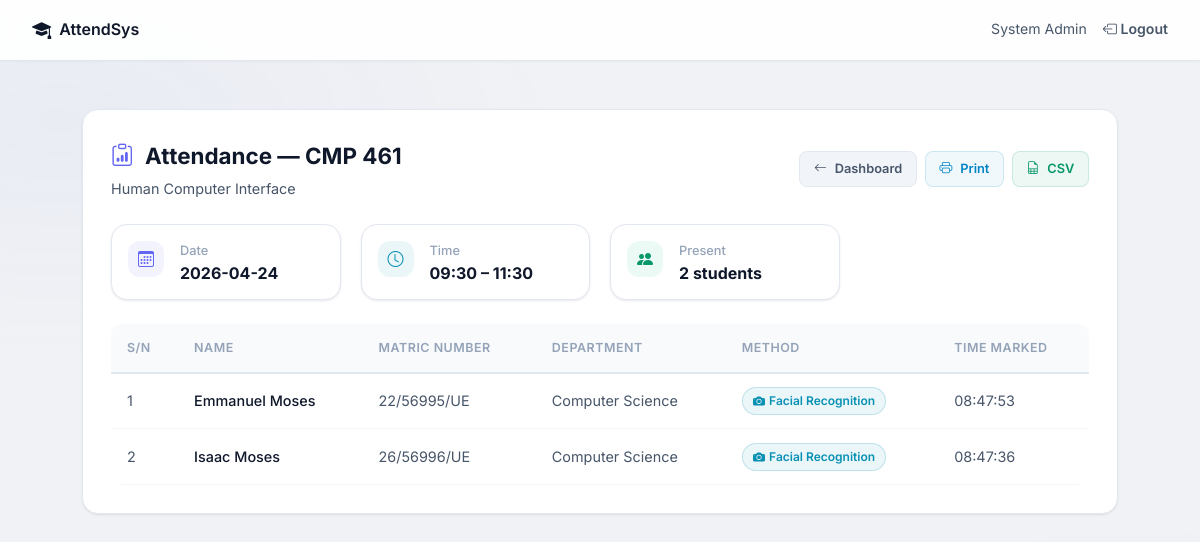
/view_attendance/1 (signed in), run on the app's committed database.
### models.py (models this page shows)
class User(db.Model, UserMixin):
    __tablename__ = 'users'
    id = db.Column(db.Integer, primary_key=True)
    username = db.Column(db.String(100), unique=True, nullable=False)
    password = db.Column(db.String(200), nullable=False)
    role = db.Column(db.String(20), nullable=False) # 'admin', 'lecturer', 'student'
    name = db.Column(db.String(100), nullable=False)
    department = db.Column(db.String(100), nullable=True) # Important for students
    photo_path = db.Column(db.String(200), nullable=True)
    face_encoding = db.Column(db.Text, nullable=True) # Store JSON string of 128-d array
    qr_code_path = db.Column(db.String(200), nullable=True)
    courses = db.relationship('Course', backref='lecturer', cascade="all, delete-orphan", lazy=True)
    attendances = db.relationship('Attendance', backref='student', cascade="all, delete-orphan", lazy=True)

class Course(db.Model):
    __tablename__ = 'courses'
    id = db.Column(db.Integer, primary_key=True)
    course_code = db.Column(db.String(20), unique=True, nullable=False)
    course_name = db.Column(db.String(150), nullable=False)
    lecturer_id = db.Column(db.Integer, db.ForeignKey('users.id'), nullable=False)
    sessions = db.relationship('Session', backref='course', cascade="all, delete-orphan", lazy=True)

class Session(db.Model):
    __tablename__ = 'sessions'
    id = db.Column(db.Integer, primary_key=True)
    course_id = db.Column(db.Integer, db.ForeignKey('courses.id'), nullable=False)
    date = db.Column(db.Date, nullable=False, default=datetime.utcnow().date)
    start_time = db.Column(db.Time, nullable=False)
    end_time = db.Column(db.Time, nullable=False)
    attendances = db.relationship('Attendance', backref='session', cascade="all, delete-orphan", lazy=True)

class Attendance(db.Model):
    __tablename__ = 'attendances'
    id = db.Column(db.Integer, primary_key=True)
    session_id = db.Column(db.Integer, db.ForeignKey('sessions.id'), nullable=False)
    student_id = db.Column(db.Integer, db.ForeignKey('users.id'), nullable=False)
    timestamp = db.Column(db.DateTime, nullable=False, default=datetime.utcnow)
    method = db.Column(db.String(50), nullable=False) # 'QR Code' or 'Facial Recognition'
    __table_args__ = (
        db.UniqueConstraint('session_id', 'student_id', name='unique_attendance'),
    )

### routes.py (the view)
@main.route('/view_attendance/<int:session_id>')
@login_required
def view_attendance(session_id):
    if current_user.role != 'lecturer' and current_user.role != 'admin':
        return redirect(url_for('main.login'))
    session = Session.query.get_or_404(session_id)
    attendances = session.attendances
    return render_template('view_attendance.html', session=session, attendances=attendances)

### app.py (called while the page is built)
@login_manager.user_loader
def load_user(user_id):
    return User.query.get(int(user_id))

### templates/view_attendance.html (shortened to what this page needs)
{% extends "base.html" %}
{% block body %}
<div style="position:relative;z-index:1;min-height:100vh;">
    <nav>
        <a href="{{ url_for('main.login') }}" style="display:flex;align-items:center;gap:.5rem;">
            <i class="bi bi-mortarboard-fill" style="font-size:1.2rem;"></i> AttendSys
        </a>
        <div class="nav-links">
            {% if current_user.is_authenticated %}
                <span>{{ current_user.name }}</span>
                <a href="{{ url_for('main.logout') }}"><i class="bi bi-box-arrow-left"></i> Logout</a>
            {% endif %}
        </div>
    </nav>
    <div class="container">
        <div class="glass-card">
            <div style="display:flex;justify-content:space-between;align-items:center;flex-wrap:wrap;gap:1rem;margin-bottom:1.5rem;">
                <div>
                    <h2 style="margin-bottom:.25rem;">
                        <i class="bi bi-clipboard-data" style="color:var(--primary);margin-right:.4rem;"></i>
                        Attendance — {{ session.course.course_code }}
                    </h2>
                    <p style="color:var(--text-secondary);font-size:.9rem;">{{ session.course.course_name }}</p>
                </div>
                <div class="btn-group">
                    <a href="{{ url_for('main.lecturer_dashboard') }}" class="btn btn-secondary btn-sm">
                        <i class="bi bi-arrow-left"></i> Dashboard
                    </a>
                    <a href="{{ url_for('main.print_report', session_id=session.id) }}" class="btn btn-info btn-sm">
                        <i class="bi bi-printer"></i> Print
                    </a>
                    <a href="{{ url_for('main.download_report', session_id=session.id) }}" class="btn btn-success btn-sm">
                        <i class="bi bi-file-earmark-spreadsheet"></i> CSV
                    </a>
                </div>
            </div>
            <div class="stats-grid" style="margin-bottom:1.5rem;">
                <div class="stat-card" style="padding:1rem;">
                    <div class="stat-icon indigo" style="width:36px;height:36px;font-size:1rem;"><i class="bi bi-calendar3"></i></div>
                    <div class="stat-info">
                        <div class="stat-label">Date</div>
                        <div class="stat-value" style="font-size:1rem;">{{ session.date }}</div>
                    </div>
                </div>
                <div class="stat-card" style="padding:1rem;">
                    <div class="stat-icon cyan" style="width:36px;height:36px;font-size:1rem;"><i class="bi bi-clock"></i></div>
                    <div class="stat-info">
                        <div class="stat-label">Time</div>
                        <div class="stat-value" style="font-size:1rem;">{{ session.start_time.strftime('%H:%M') }} – {{ session.end_time.strftime('%H:%M') }}</div>
                    </div>
                </div>
                <div class="stat-card" style="padding:1rem;">
                    <div class="stat-icon emerald" style="width:36px;height:36px;font-size:1rem;"><i class="bi bi-people-fill"></i></div>
                    <div class="stat-info">
                        <div class="stat-label">Present</div>
                        <div class="stat-value" style="font-size:1rem;">{{ attendances|length }} student{{ 's' if attendances|length != 1 }}</div>
                    </div>
                </div>
            </div>
            <div class="table-wrapper">
                <table>
                    <thead>
                        <tr>
                            <th>S/N</th>
                            <th>Name</th>
                            <th>Matric Number</th>
                            <th>Department</th>
                            <th>Method</th>
                            <th>Time Marked</th>
                        </tr>
                    </thead>
                    <tbody>
                        {% for att in attendances %}
                        <tr>
                            <td>{{ loop.index }}</td>
                            <td style="color:var(--text-primary);font-weight:500;">{{ att.student.name }}</td>
                            <td>{{ att.student.username }}</td>
                            <td>{{ att.student.department or 'N/A' }}</td>
                            <td>
                                {% if 'QR' in att.method %}
                                    <span class="badge badge-qr"><i class="bi bi-qr-code-scan"></i> {{ att.method }}</span>
                                {% else %}
                                    <span class="badge badge-face"><i class="bi bi-camera-fill"></i> {{ att.method }}</span>
                                {% endif %}
                            </td>
                            <td>{{ att.timestamp.strftime('%H:%M:%S') }}</td>
                        </tr>
                        {% endfor %}
                    </tbody>
                </table>
            </div>
        </div>
    </div>
</div>
{% endblock %}

### data on the page
User: name "System Admin"
Course: course.course_code "CMP 461", course.course_name "Human Computer Interface"
Attendance: student.name "Emmanuel Moses", student.username "22/56995/UE", student "Computer Science", method "Facial Recognition", timestamp "08:47:53"
Attendance: student.name "Isaac Moses", student.username "26/56996/UE", student "Computer Science", method "Facial Recognition", timestamp "08:47:36"

### other printed values
{{ session.date }} "2026-04-24"
{{ session.start_time.strftime('%H:%M') }} "09:30"
{{ session.end_time.strftime('%H:%M') }} "11:30"
{{ attendances|length }} "2"
{{ 's' if attendances|length != 1 }} "s"
